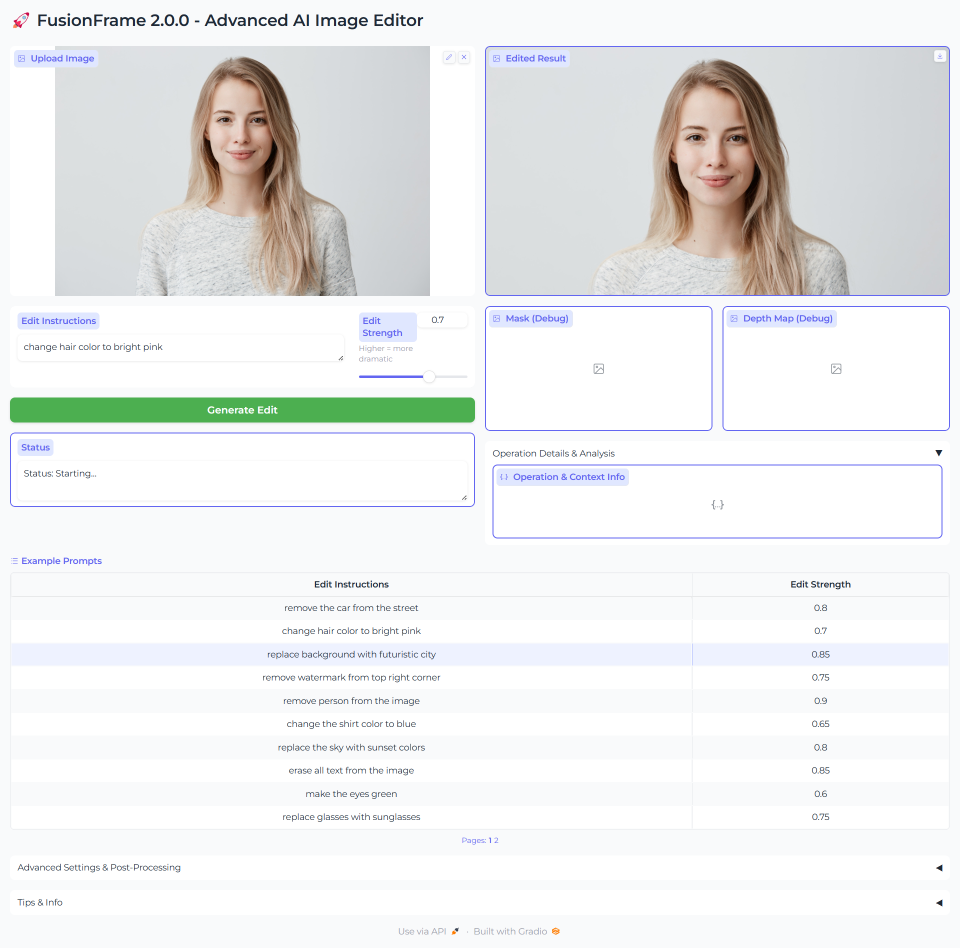
#> input picture 1.png, 1920 x 1896 px (shown at 1/2 size)
$ python -i mask_generator_vs_sam_comment.py   (imports and definitions only)   (older library calls are emulated)
#> lines starting #> are read from the running program, lines starting #| are printed output that depends on the picture
#!/usr/bin/env python
# -*- coding: utf-8 -*-

"""
MaskGenerator v3.2 — Inteligent, operation-aware mask generation
for FusionFrame. Includes more specific rules, refined CLIPSeg prompting,
and placeholders for Segment Anything Model (SAM) integration.
"""

import cv2
import numpy as np
import logging
import torch
from typing import Dict, Any, Union, Callable, Optional, List, Tuple
from PIL import Image
import re # Pentru expresii regulate în extracția de cuvinte cheie

try:
    from config.app_config import AppConfig
except ImportError:
    print("WARNING: AppConfig not found, using AppConfigMock.")
    class AppConfigMock: # Actualizat cu mai multe praguri
        # [27 lines left out: function __init__, not called in this run]
        def get(self, key: str, default: Any = None) -> Any:
            return self._config.get(key, default)
    AppConfig = AppConfigMock

from core.model_manager import ModelManager

logger = logging.getLogger(__name__)
# [6 lines not run here, left out]

RuleCondition = Callable[[str, Dict[str, Any]], bool]
MaskStrategy = Callable[[np.ndarray, str, Dict[str, Any], Dict[str, Any], Callable], Optional[np.ndarray]]

class MaskGenerator:
    def __init__(self):
        logger.debug("Initializing MaskGenerator v3.2...")
        self.models = ModelManager()
        self.config = AppConfig()
        self.rules: List[Dict[str, Any]] = self._define_rules()
        logger.debug(f"MaskGenerator initialized with {len(self.rules)} rules.")

    # [294 lines left out: functions _extract_keyword_from_prompt, _get_clip_prompt_from_rule, _define_rules, _strategy_semantic_clipseg, not called in this run]

    def _strategy_background(self, img_np_bgr: np.ndarray, prompt: str, operation: Dict[str, Any], rule_params: Dict[str, Any], upd: Callable) -> Optional[np.ndarray]:
        upd(0.1, "GrabCut: Subject for background")
        return self._grabcut_subject(img_np_bgr)

    # [212 lines left out: functions generate_mask, _strategy_hybrid_fallback, _grabcut_subject, _clipseg_segment, _morphology, _dynamic_morphology and 3 more, not called in this run]

>>> import cv2
>>> picture = cv2.imread('../1.png', cv2.IMREAD_GRAYSCALE)
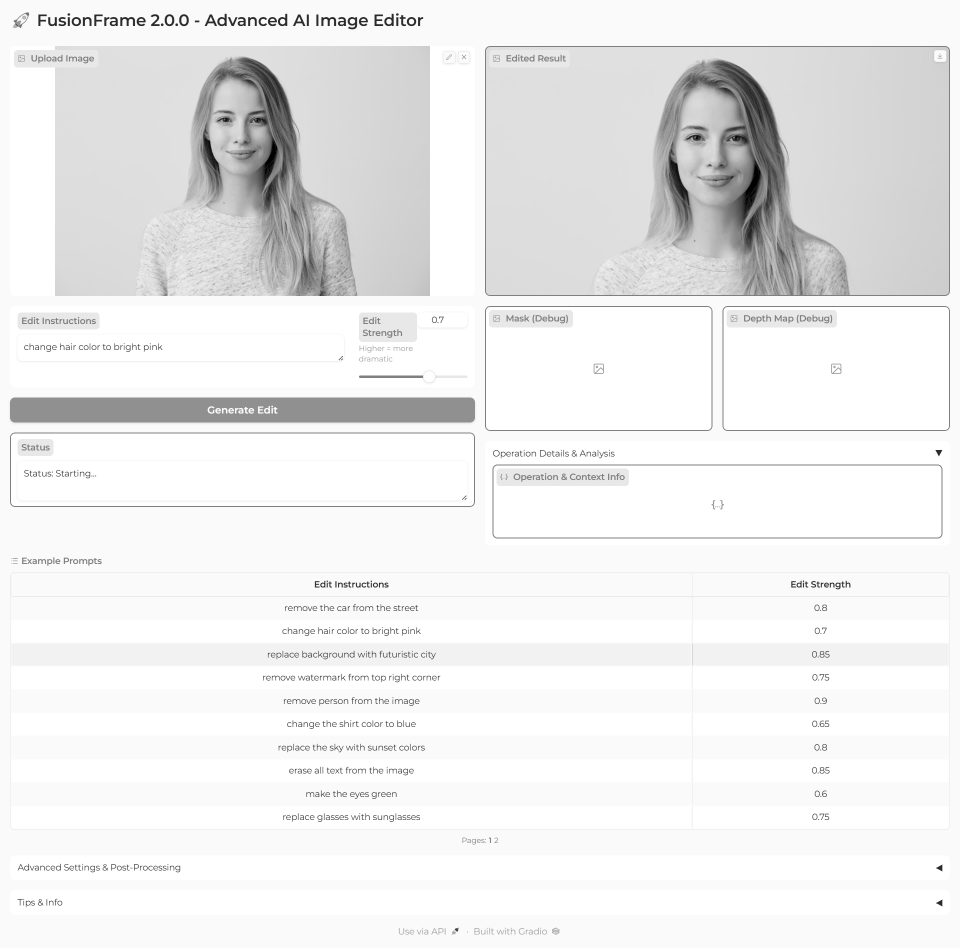
#> picture: shape (1896, 1920) (shown at 1/2 size); min 0, max 255, mean 236.8
#> (the run stopped early here; a loop or call above may not have finished)

$ run again, on screencapture-75a49xiyyjxwdz-7860-proxy-runpod-net-2025-05-09-16_11_11.png
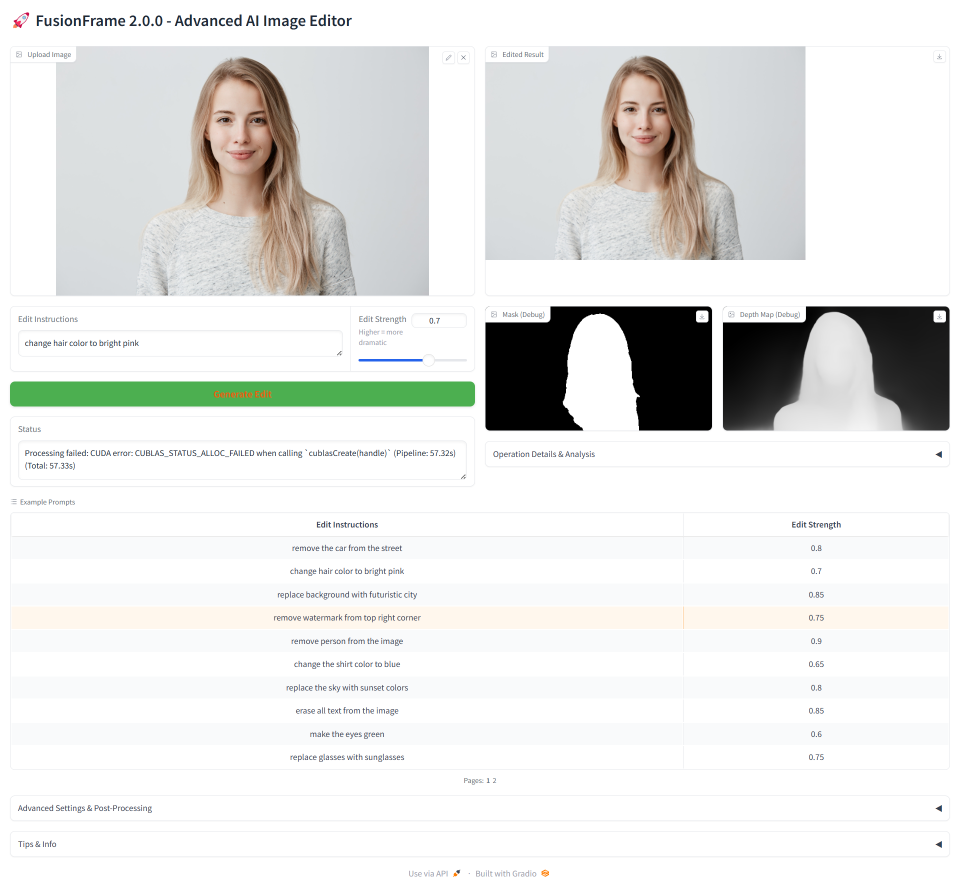
#> input picture screencapture-75a49xiyyjxwdz-7860-proxy-runpod-net-2025-05-09-16_11_11.png, 1920 x 1780 px (shown at 1/2 size)
#> `picture = cv2.imread('../1.png', cv2.IMREAD_GRAYSCALE)`:
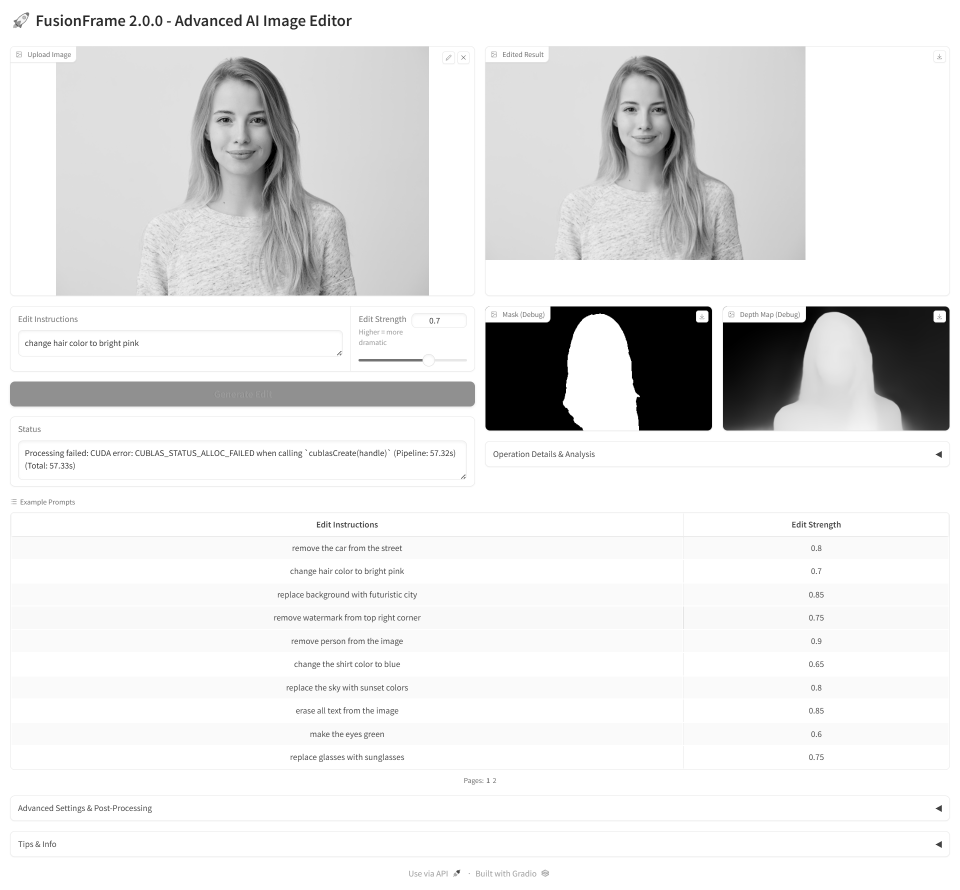
#> picture: shape (1780, 1920) (shown at 1/2 size); min 0, max 255, mean 230.1
